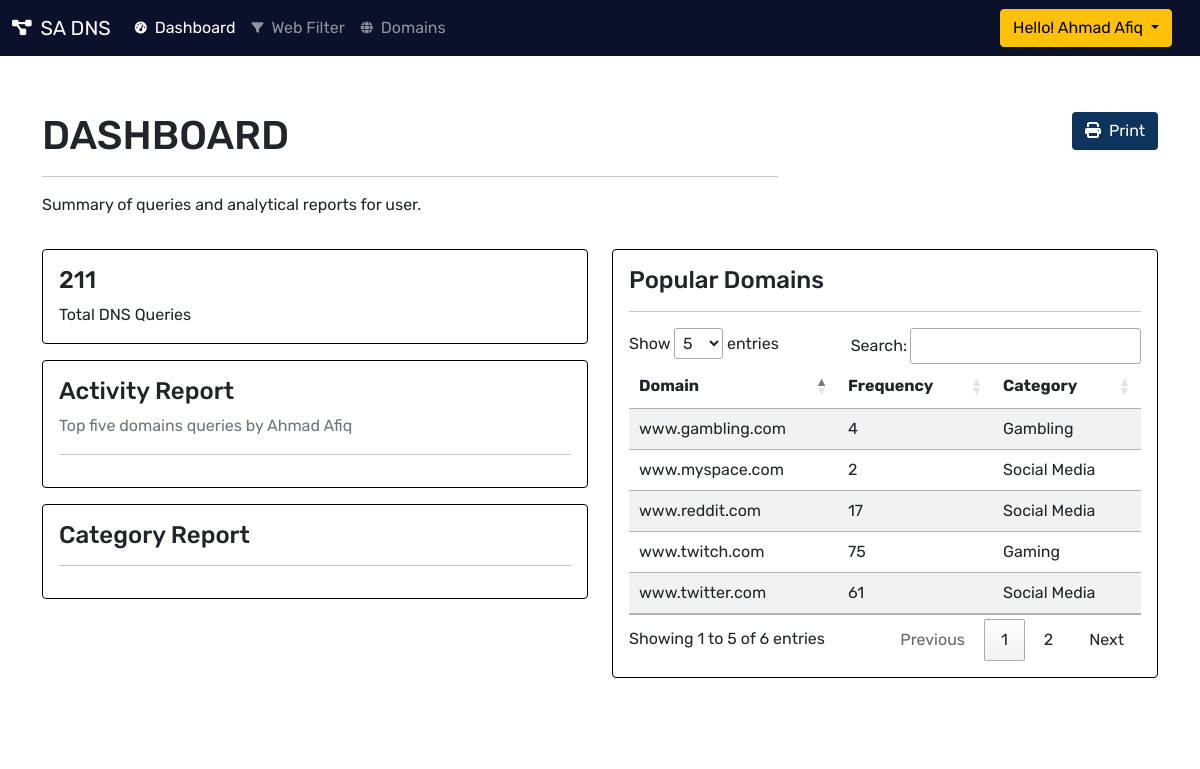
The app's page /dashboard/ (signed in), older data.
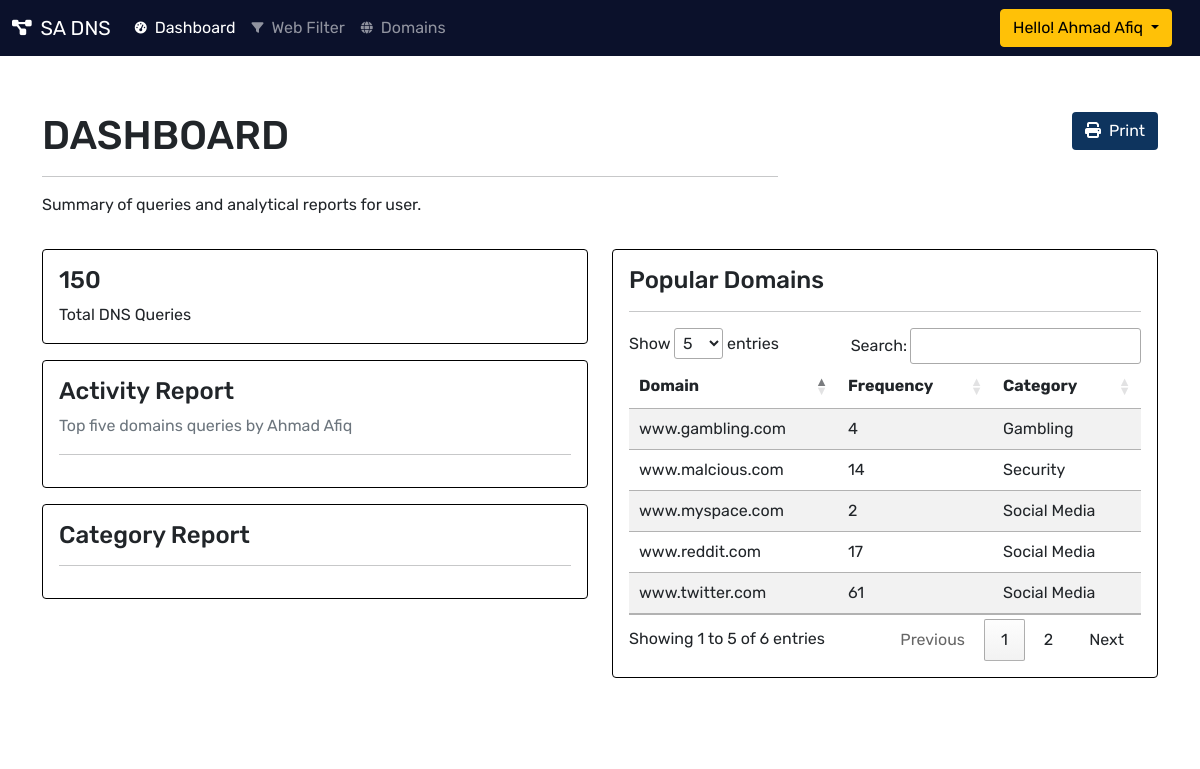
The same page, newer data.
### dashboard/models.py (models this page shows, shortened)
class Domain(models.Model):
    id = models.UUIDField(
        default=uuid.uuid4, unique=True, primary_key=True, editable=False
    )
    owner = models.ForeignKey(Profile,null=True, blank=True,on_delete=models.SET_NULL)
    domain = models.CharField(max_length=500)
    freq = models.IntegerField(null=True, blank=True)
    cat_id = models.ForeignKey('Category', null=True, blank=True, on_delete=models.SET_NULL)
    def __str__(self):
        return self.domain

class Category(models.Model):
    id = models.UUIDField(
        default=uuid.uuid4, unique=True, primary_key=True, editable=False
    )
    name = models.CharField(max_length=200)

### dashboard/views.py (the view)
# urls.py: path('', views.dashboard, name='dashboard'),
@login_required(login_url="login")
def dashboard(request):
    profile = request.user.profile
    name = request.user.first_name
    domains = Domain.objects.filter(owner=profile)
    totalDNSquery = 0
    for x in domains:
        totalDNSquery = totalDNSquery + x.freq
    top_five = Domain.objects.order_by('-freq').filter(owner=profile).values_list('freq', flat=True).distinct()
    top_activity = Domain.objects.order_by('-freq').filter(freq__in=top_five[:5], owner=profile)
    datatop_five = []
    datatop_domain = []
    for x in top_activity:
        datatop_domain.append(x.domain)
        datatop_five.append(x.freq)
    gambling, socialmed, security, adult, others = 0, 0, 0, 0, 0
    for x in domains:
        if (x.cat_id.name == 'Adult'):
            adult = adult + x.freq
        elif (x.cat_id.name == 'Gambling'):
            gambling = gambling + x.freq
        elif (x.cat_id.name == 'Social Media'):
            socialmed = socialmed + x.freq
        elif (x.cat_id.name == 'Security'):
            security = security + x.freq
        elif (x.cat_id.name == 'Others'):
            others = others + x.freq
    data_category = [adult, gambling, socialmed, security, others]
    context = {
        'name' : name,
        'totalDNSquery': totalDNSquery,
        'domains': domains,
        'datatop_five': json.dumps(datatop_five),
        'labels': json.dumps(datatop_domain),
        'data_category' : json.dumps(data_category),
    }
    return render(request, 'dashboard/dashboard.html', context)

### dashboard/templates/dashboard/dashboard.html (shortened to what the changed rows need)
{% include 'main-dashboard.html' %}
{% load static %}
{% block content %}
    <main>
        <div class="container mt-2">
            <div class="row mb-3 pt-5">
                <div class="col-md-8">
                    <div class="">
                        <h1>DASHBOARD</h1>
                    </div>
                </div>
            </div>
        </div>
        <div class="container">
            <div class="row mb-3">
                <div class="col-md-6">
                    <div class="pb-3">
                        <div class="card">
                            <div class="card-body">
                                <h4 class="card-title">{{totalDNSquery}}</h4>
                                <p class="card-text">
                                    Total DNS Queries
                                </p>
                            </div>
                        </div>
                    </div>
                </div>
                <div class="col-md-6">
                    <div class="card">
                        <div class="card-body table-responsive">
                            <table id="example" class="table table-striped" style="width:100%">
                                <thead>
                                    <tr>
                                        <th>Domain</th>
                                        <th>Frequency</th>
                                        <th>Category</th>
                                    </tr>
                                </thead>
                                <tbody>
                                    {% for domain in domains %}
                                    <tr>
                                        <td>{{domain}}</td>
                                        <td>{{domain.freq}}</td>
                                        <td>{{domain.cat_id.name}}</td>
                                    </tr>
                                    {% endfor %}
                                </tbody>
                            </table>
                        </div>
                    </div>
                </div>
            </div>
        </div>
    </main>
{% endblock content %}

Row changes from the older to the newer data that the page shows:
changed Domain: domain "www.twitch.com" → "www.malcious.com"; freq "75" → "14"; cat_id.name "Gaming" → "Security"
Text that changed along with them:
{{ totalDNSquery }}: "211" → "150"
